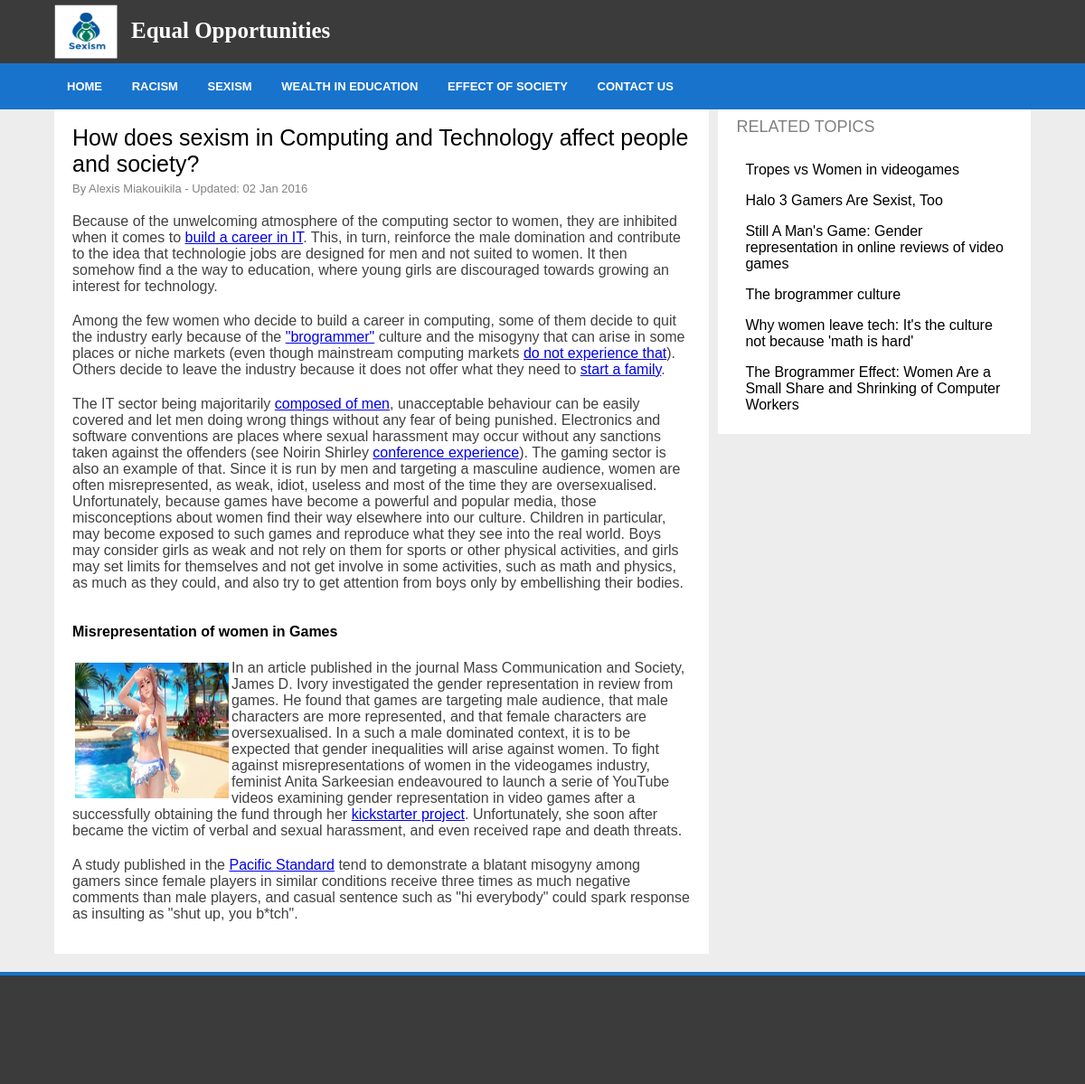
Page /sexism_in_IT2.php on the committed database.
### tables this page shows
CREATE TABLE IF NOT EXISTS `content` (
  `id` int(11) NOT NULL AUTO_INCREMENT,
  `page_title` varchar(255) NOT NULL,
  `author` varchar(100) NOT NULL,
  `keyword` varchar(500) NOT NULL,
  `content` longtext NOT NULL,
  PRIMARY KEY (`id`)
);

### sexism_in_IT2.php (the view, shortened to what this page needs)
<?php
    $sql_content = "SELECT * FROM content WHERE id='8'";
    $tb_content = mysql_query($sql_content) or die(mysql_error());
    $select_content = mysql_fetch_array($tb_content);
?>
<?php require_once("header.php"); ?>
     <main>
                <section id="right_menu">
                     <h2>RELATED TOPICS</h2>
                    <ul>
				<li><a href="http://www.kickstarter.com/projects/566429325/tropes-vs-women-in-video-games">Tropes vs Women in videogames</a></li>
				<li><a href="http://www.psmag.com/books-and-culture/halo-3-gamers-are-often-sexist-too-61564">Halo 3 Gamers Are Sexist, Too</a></li>
				<li><a href="https://scholar.google.com/citations?view_op=view_citation&hl=en&user=BEpqi4oAAAAJ&citation_for_view=BEpqi4oAAAAJ:d1gkVwhDpl0C">Still A Man's Game: Gender representation in online reviews of video games</a></li>
				<li><a href="http://edition.cnn.com/2012/05/07/tech/web/brogrammers/index.html">The brogrammer culture</a></li>
				<li><a href="http://fortune.com/2014/10/02/women-leave-tech-culture/">Why women leave tech: It's the culture not because 'math is hard'</a></li>
				<li><a href="http://www.theatlantic.com/business/archive/2013/09/the-brogrammer-effect-women-are-a-small-and-shrinking-share-of-computer-workers/279611/">The Brogrammer Effect: Women Are a Small Share and Shrinking of Computer Workers</a></li>
                    </ul>
                </section>
                <section class="page_section_sexism">
                    <p class="date_published"></p>
                    <h2><?php echo $select_content['page_title']; ?></h2>
                    <p class="wrote">By <?php echo $select_content['author']; ?> - Updated: 02 Jan 2016</p>
                        <?php
                            echo $select_content['content'];
                            ?>
                </section>
            </main>
            <div style="height:20px;clear:both;"></div>
<?php require_once("footer.php"); ?>

### header.php (shortened to what this page needs)
<!DOCTYPE HTML>
<html>
    <head>
        <link rel="stylesheet" href="css/style.css">
    </head>
    <body>
    <div id="container">
        <header>
            <div id="logo">
                Equal Opportunities
               <?php
                    $domain = $_SERVER['SCRIPT_NAME'];
                    $link_array = explode('/',$domain);
                    $page = end($link_array);
                    if($page=="sexism_in_IT.php" ||$page=="sexism_in_IT2.php" || $page== "sexism_in_IT3.php"){
                      echo "<img src='img/sexsim_logo.png' alt='logo3'>";
                    }
                ?>
            </div>
    </header>
    <nav>
        <ul>
            <li><a href="index.php">HOME</a></li>
            <li>
                <a href="racism.php">RACISM</a>
            </li>
            <li><a href="sexism_in_IT.php">SEXISM</a>
            </li>
             <li><a href="wealth_in_education1.php">WEALTH IN EDUCATION</a>
            </li>
			<li><a href="social_factors_affecting_IT1.php">EFFECT OF SOCIETY</a>
            </li>
            <li><a href="contactus.php">CONTACT US</a></li>
        </ul>
    </nav>

### footer.php
        <footer>
        </footer>
    </div>
    </body>
</html>

### css/style.css (style rules this page uses)
html, body { margin:0; padding:0; height:100%; width:100%; font-family:"Lucida Sans Unicode", "Lucida Grande", sans-serif; background: #EDEDED; }
article, aside, section, footer, header, nav { display: block; }
#container { min-height:100%; position:relative; }
header { background: #3B3B3B; padding:10px; height: 90px; }
main { width: 90%; height: auto; margin: auto; margin-top: 0px; padding-bottom: 500px; }
section { float: left; background: #ffffff; width: 32%; margin: 5px 0px 0px 0px; padding: 0px 0px 15px 0px; border: solid #F5F5F5 0px; }
.page_section_sexism { width: 67%; margin-top: 8px; }
.page_section_sexism h2, .page_section_sexism_quick h2 { font-size: 25px; font-weight: 200; margin-bottom:-30px; margin-top:-20px; }
h4 { padding: 0px 0px 0px 20px; }
.page_section_sexism_quick p, .page_section_sexism p { margin: 0px 20px 5px 20px; margin-top: 0px; color: #404040; padding-bottom: 15px; }
.page_section_sexism img { width: 170px; height: 150px; float:left; }
.page_section_sexism_quick .date_published, .page_section_sexism .date_published { margin-left:20px; margin-top: 20px; margin-botom:0px; color: grey; font-weight: 400; padding-top:0px; font-size: 13px; font-family: sans-serif; }
.page_section_sexism_quick .wrote, .page_section_sexism .wrote { margin-left:20px; margin-top: 30px; margin-botom:0px; color: #828282; font-weight: 400; padding-top:0px; font-size: 13px; font-family: arial; }
#right_menu { float: right; }
#right_menu h2 { color: grey; font-size: 18px; font-weight: 400; }
#right_menu ul, #mobile_page_nav ul { list-style-type: none; margin: 0; padding: 0; padding-left:20px; padding-right: 20px; }
#right_menu ul li a, #mobile_page_nav ul li a { padding: 8px 0px 8px 10px; margin-left:0px; display: block; text-decoration: none; color: #000; }
section h2 { margin-top: 15px; margin-left: 0px; margin-right: 0px; padding: 0px 0px 5px 20px; font-family: "Lucida Sans Unicode", "Lucida Grande", sans-serif; font-size: 20px; font-weight:200; border-bottom: solid #F2F2F2 0px; }
footer { position:absolute; left:0px; right:0px; width:100%; height:120px; background:#3B3B3B; border-top: solid #1873cc 4px; }
#logo { width: auto; color: #fff; font-weight: bold; float:left; font-size: 25px; margin-top: 10px; margin-left: 50px; font-family: Monaco; }
#logo img { width: 70px; height: 60px; margin-top: -15px; float:left; padding-right: 15px; }
nav { position:absolute; width:100%; font-family: arial; font-size: 13px; color: #FFFFFF; top:70px; left:0px; background: #1873cc; }
nav ul { width: 90%; height: auto; z-index: 1000; list-style-type: none; padding: 18px 10px 18px 10px; margin:auto; }
nav ul li { display: inline; padding: 0px 0px 0px 0px; margin-left: -1px; }
nav ul li a { color: #FFFFFF; font-weight: bold; text-decoration: none; padding: 18px 15px 18px 15px; }

### rows in the picture
content: page_title "How does sexism in Computing and Technology affect people and society?", author "Alexis Miakouikila", content "Because of the unwelcoming atmosphere of the computing sector to women, they are inhibited when it comes to build a career in IT . This, in turn, reinforce the male domination and contribute to the idea that technologie jobs are designed for men and not suited to women. It then somehow find a the way to education, where young girls are discouraged towards growing an interest for technology. Among the few women who decide to build a career in computing, some of them decide to quit the industry early because of the \"brogrammer\" culture and the misogyny that can arise in some places or niche markets (even though mainstream computing markets do not experience that ). Others decide to leave the…", content (picture)
